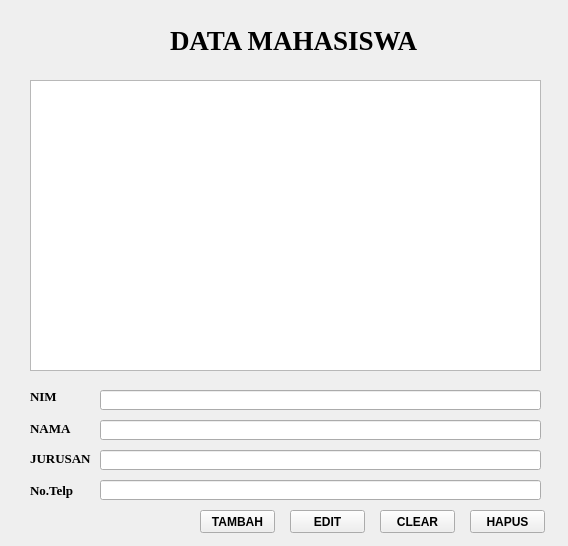
<?xml version="1.0" encoding="UTF-8"?>
<ui version="4.0">
 <class>Form</class>
 <widget class="QWidget" name="Form">
  <property name="geometry">
   <rect>
    <x>0</x>
    <y>0</y>
    <width>568</width>
    <height>546</height>
   </rect>
  </property>
  <property name="windowTitle">
   <string>Form</string>
  </property>
  <widget class="QLabel" name="label">
   <property name="geometry">
    <rect>
     <x>170</x>
     <y>20</y>
     <width>261</width>
     <height>41</height>
    </rect>
   </property>
   <property name="font">
    <font>
     <family>Times New Roman</family>
     <pointsize>20</pointsize>
     <weight>75</weight>
     <bold>true</bold>
    </font>
   </property>
   <property name="text">
    <string>DATA MAHASISWA</string>
   </property>
  </widget>
  <widget class="QLabel" name="label_2">
   <property name="geometry">
    <rect>
     <x>30</x>
     <y>420</y>
     <width>51</width>
     <height>16</height>
    </rect>
   </property>
   <property name="font">
    <font>
     <family>Times New Roman</family>
     <pointsize>10</pointsize>
     <weight>75</weight>
     <bold>true</bold>
    </font>
   </property>
   <property name="text">
    <string>NAMA</string>
   </property>
  </widget>
  <widget class="QLabel" name="label_3">
   <property name="geometry">
    <rect>
     <x>30</x>
     <y>450</y>
     <width>71</width>
     <height>16</height>
    </rect>
   </property>
   <property name="font">
    <font>
     <family>Times New Roman</family>
     <pointsize>10</pointsize>
     <weight>75</weight>
     <bold>true</bold>
    </font>
   </property>
   <property name="text">
    <string>JURUSAN</string>
   </property>
  </widget>
  <widget class="QLabel" name="label_4">
   <property name="geometry">
    <rect>
     <x>30</x>
     <y>480</y>
     <width>81</width>
     <height>20</height>
    </rect>
   </property>
   <property name="font">
    <font>
     <family>Times New Roman</family>
     <pointsize>10</pointsize>
     <weight>75</weight>
     <bold>true</bold>
    </font>
   </property>
   <property name="text">
    <string>No.Telp</string>
   </property>
  </widget>
  <widget class="QLabel" name="label_5">
   <property name="geometry">
    <rect>
     <x>30</x>
     <y>390</y>
     <width>47</width>
     <height>13</height>
    </rect>
   </property>
   <property name="font">
    <font>
     <family>Times New Roman</family>
     <pointsize>10</pointsize>
     <weight>75</weight>
     <bold>true</bold>
    </font>
   </property>
   <property name="text">
    <string>NIM</string>
   </property>
  </widget>
  <widget class="QLineEdit" name="lineEdit_2">
   <property name="geometry">
    <rect>
     <x>100</x>
     <y>420</y>
     <width>441</width>
     <height>20</height>
    </rect>
   </property>
  </widget>
  <widget class="QLineEdit" name="lineEdit_3">
   <property name="geometry">
    <rect>
     <x>100</x>
     <y>450</y>
     <width>441</width>
     <height>20</height>
    </rect>
   </property>
  </widget>
  <widget class="QLineEdit" name="lineEdit_4">
   <property name="geometry">
    <rect>
     <x>100</x>
     <y>480</y>
     <width>441</width>
     <height>20</height>
    </rect>
   </property>
  </widget>
  <widget class="QLineEdit" name="lineEdit_5">
   <property name="geometry">
    <rect>
     <x>100</x>
     <y>390</y>
     <width>441</width>
     <height>20</height>
    </rect>
   </property>
  </widget>
  <widget class="QTextEdit" name="textEdit">
   <property name="geometry">
    <rect>
     <x>30</x>
     <y>80</y>
     <width>511</width>
     <height>291</height>
    </rect>
   </property>
   <property name="html">
    <string>&lt;!DOCTYPE HTML PUBLIC &quot;-//W3C//DTD HTML 4.0//EN&quot; &quot;http://www.w3.org/TR/REC-html40/strict.dtd&quot;&gt;
&lt;html&gt;&lt;head&gt;&lt;meta name=&quot;qrichtext&quot; content=&quot;1&quot; /&gt;&lt;style type=&quot;text/css&quot;&gt;
p, li { white-space: pre-wrap; }
&lt;/style&gt;&lt;/head&gt;&lt;body style=&quot; font-family:'MS Shell Dlg 2'; font-size:8.25pt; font-weight:400; font-style:normal;&quot;&gt;
&lt;p style=&quot;-qt-paragraph-type:empty; margin-top:0px; margin-bottom:0px; margin-left:0px; margin-right:0px; -qt-block-indent:0; text-indent:0px;&quot;&gt;&lt;br /&gt;&lt;/p&gt;&lt;/body&gt;&lt;/html&gt;</string>
   </property>
  </widget>
  <widget class="QPushButton" name="pushButton">
   <property name="geometry">
    <rect>
     <x>290</x>
     <y>510</y>
     <width>75</width>
     <height>23</height>
    </rect>
   </property>
   <property name="font">
    <font>
     <weight>75</weight>
     <bold>true</bold>
    </font>
   </property>
   <property name="text">
    <string>EDIT</string>
   </property>
  </widget>
  <widget class="QPushButton" name="pushButton_2">
   <property name="geometry">
    <rect>
     <x>380</x>
     <y>510</y>
     <width>75</width>
     <height>23</height>
    </rect>
   </property>
   <property name="font">
    <font>
     <weight>75</weight>
     <bold>true</bold>
    </font>
   </property>
   <property name="text">
    <string>CLEAR</string>
   </property>
  </widget>
  <widget class="QPushButton" name="pushButton_3">
   <property name="geometry">
    <rect>
     <x>470</x>
     <y>510</y>
     <width>75</width>
     <height>23</height>
    </rect>
   </property>
   <property name="font">
    <font>
     <weight>75</weight>
     <bold>true</bold>
    </font>
   </property>
   <property name="text">
    <string>HAPUS</string>
   </property>
  </widget>
  <widget class="QPushButton" name="pushButton_4">
   <property name="geometry">
    <rect>
     <x>200</x>
     <y>510</y>
     <width>75</width>
     <height>23</height>
    </rect>
   </property>
   <property name="font">
    <font>
     <weight>75</weight>
     <bold>true</bold>
    </font>
   </property>
   <property name="text">
    <string>TAMBAH</string>
   </property>
  </widget>
 </widget>
 <resources/>
 <connections/>
</ui>
